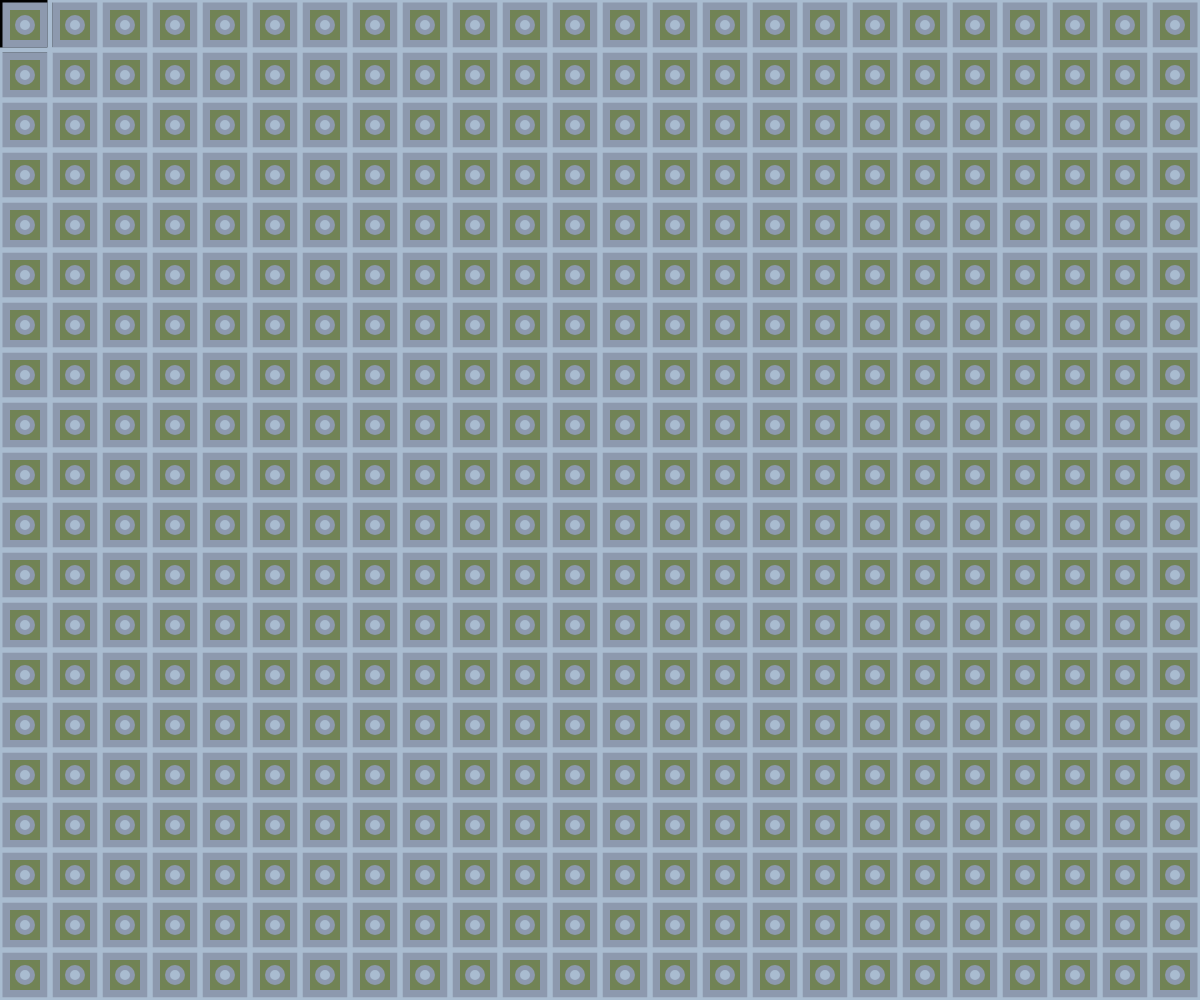
Frame 1 (no input)
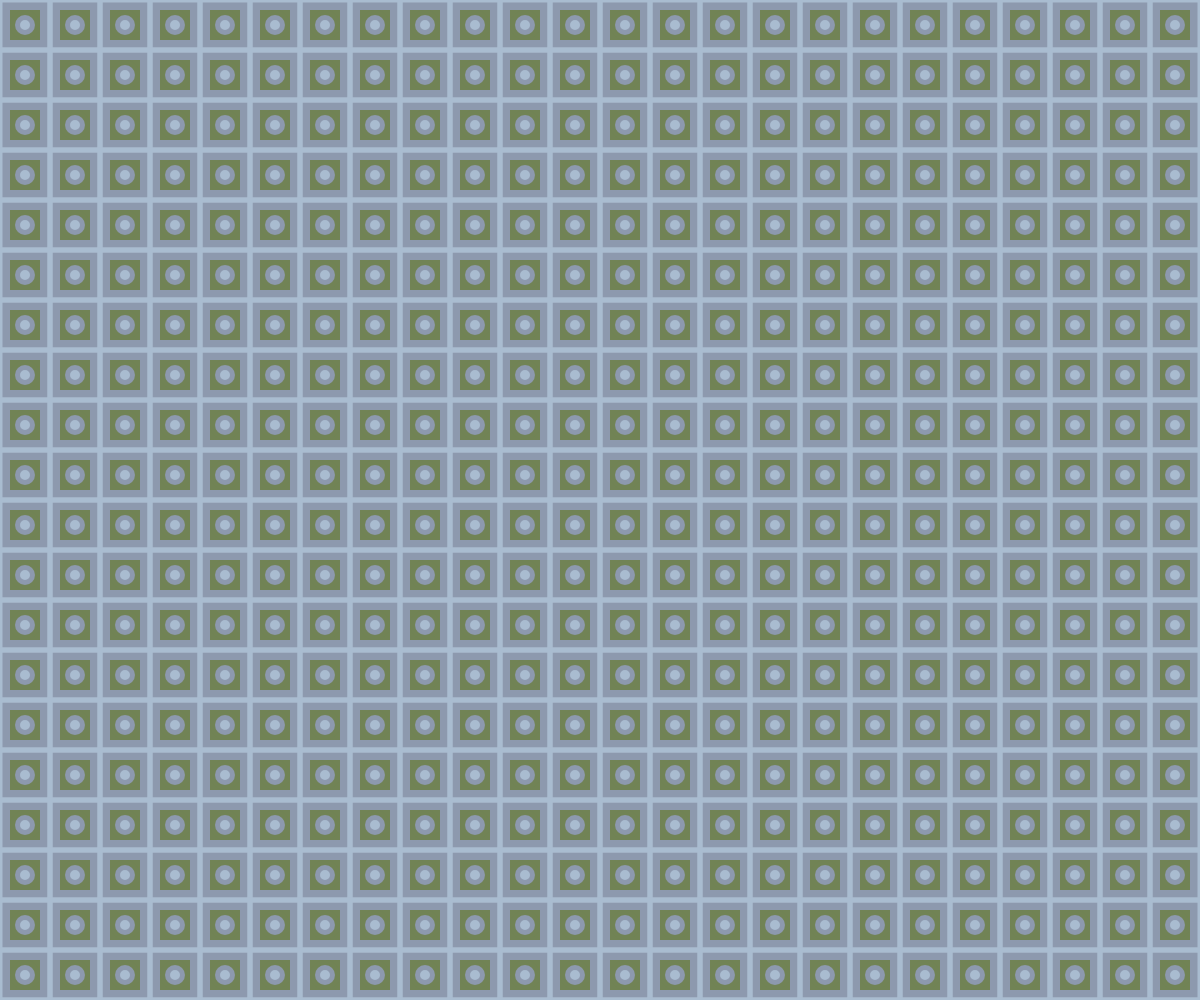
Frame 60 (no input)
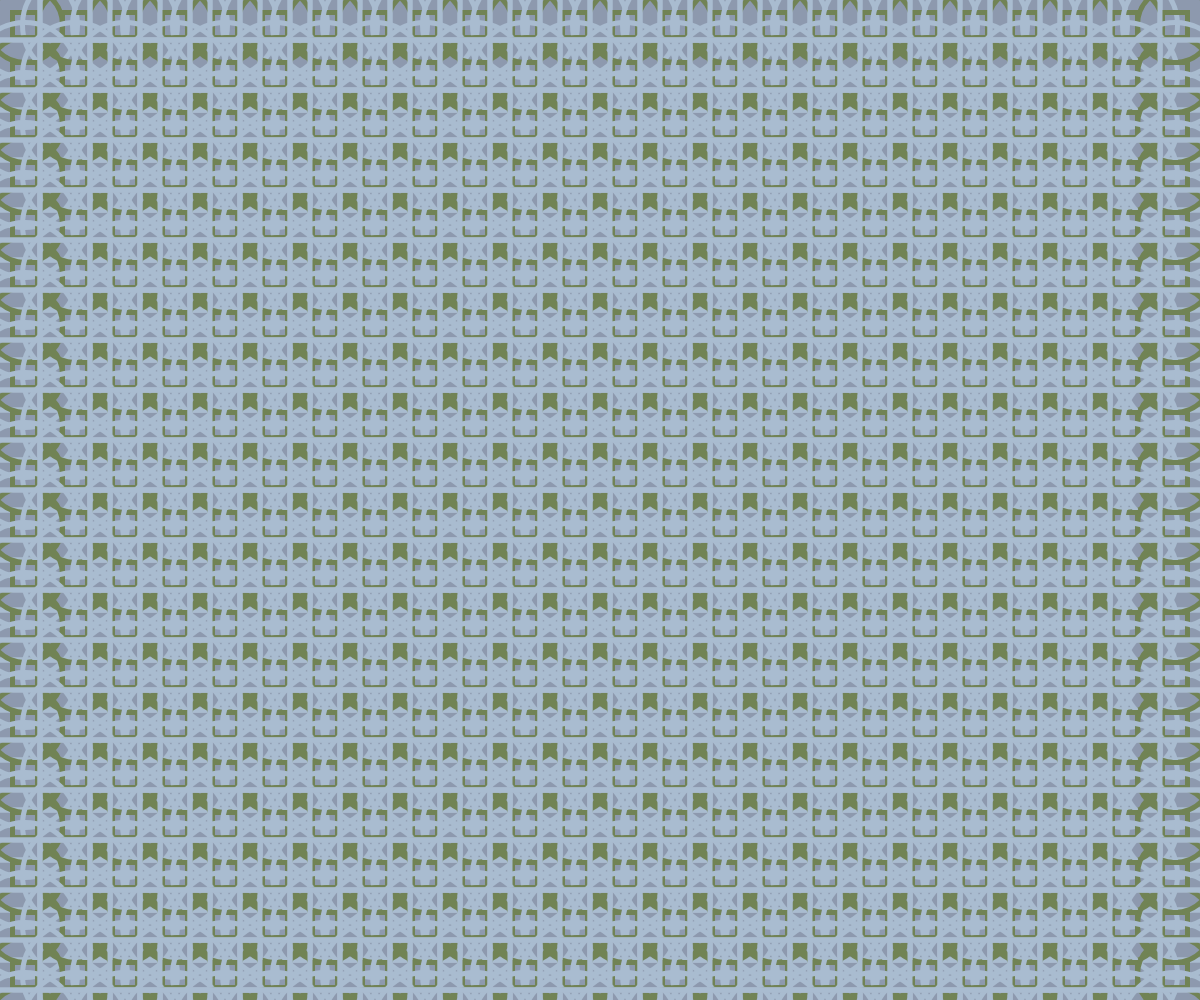
Frame 120 (the mouse pressed at the canvas centre since frame 60)

The p5.js sketch that drew these frames (run headless with seeded random() and noise() and a simulated clock; from frame 60 on, the mouse is pressed at the canvas centre):

// p5.js sketch
// ── sketch.js
function setup() {
  createCanvas(windowWidth, windowHeight);
}

function draw() {
  background("#8d99ae");
  noFill()//圖形不填色
  // stroke("#003249")//線條顏色
  strokeWeight(5)//線條粗細
  

  ellipseMode(CENTER)
  rectMode(CENTER)
  
for(var j=0;j<(width/50);j++)
  {for(var i=0;i<(width/50);i++)
  {
  rect(25+(i*50),25+(j*50),50+mouseX/5)
  stroke("#718355")
  rect(25+(i*50),25+(j*50),25)
  ellipse(25+(i*50),25+(j*50),25+mouseY/10)
  stroke("#a9bcd0")
  ellipse(25+(i*50),25+(j*50),5+mouseY/5)

  
  }
}
}
